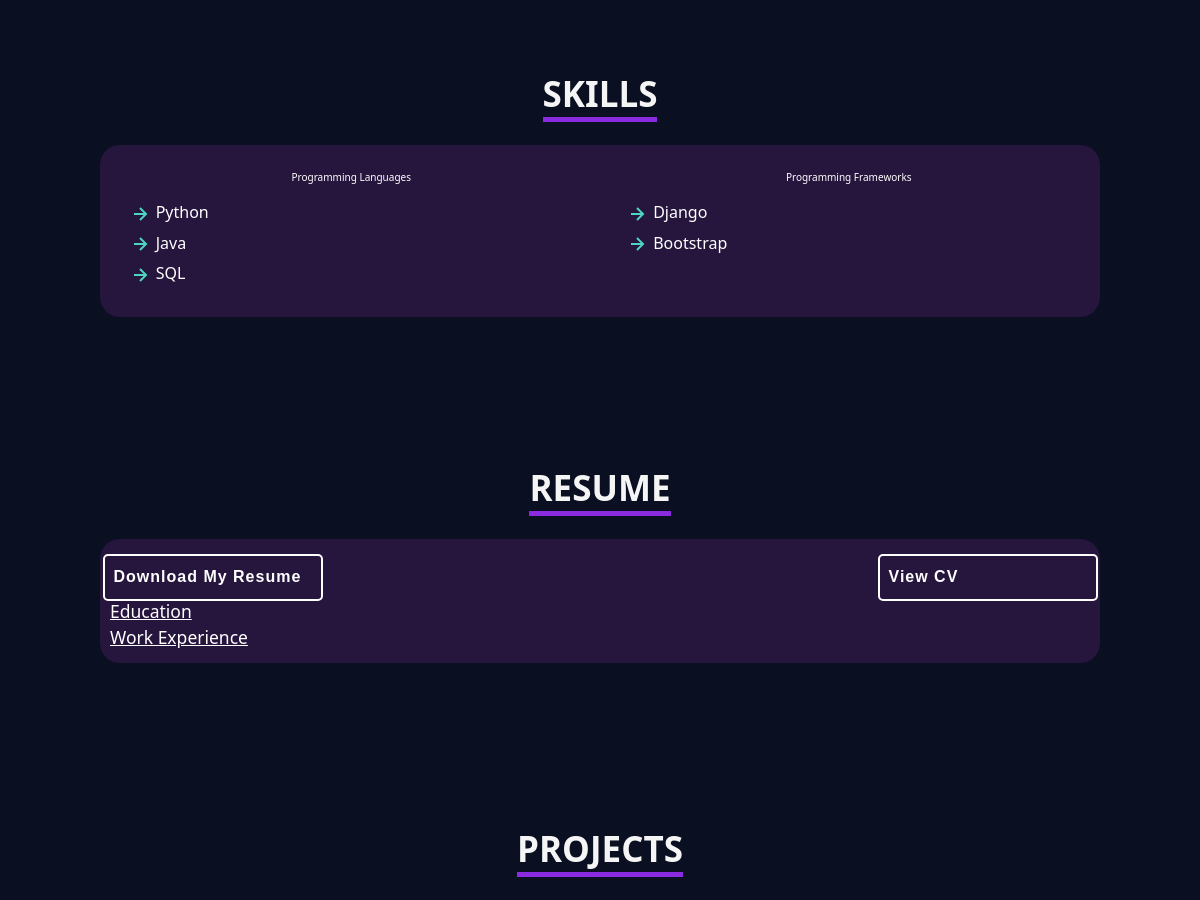
The app's page / (middle part), older data.
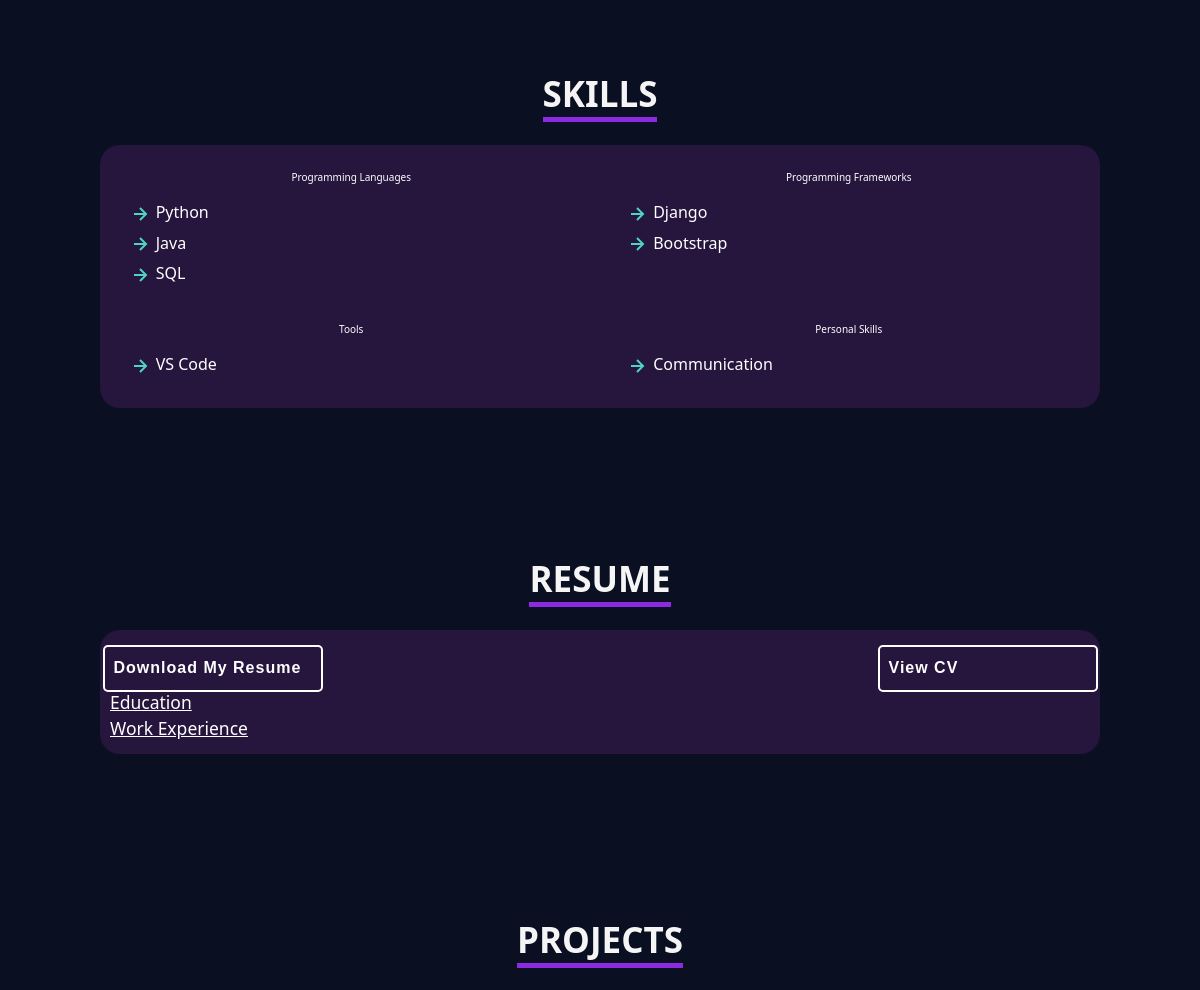
The same page, newer data.
### core/models.py (models this page shows, shortened)
class SkillCategory(models.Model):
    name = models.CharField(max_length=255, null=True)
    class Meta:
        verbose_name_plural = "Skill Section: Skill Categories"

class Skill(models.Model):
    name = models.CharField(max_length=255)
    skillcategory = models.ForeignKey(SkillCategory, related_name='skills', null=True, on_delete=models.CASCADE)
    class Meta:
        verbose_name_plural = "Skill Section: Skills"

### core/views.py (the view)
# urls.py: path('', index, name='index'),
def index(request):
    name = Home.objects.get()
    official_image = Home.objects.get()
    unofficial_image = About.objects.get()
    skills = Skill.objects.all()
    skillcategories = SkillCategory.objects.all()
    major_name = Education.objects.all()
    school_name = Education.objects.all()
    school_location = Education.objects.all()
    time_period = Education.objects.all()
    return render(request, 'core/index.html', {
        'name': name,
        'official_image': official_image,
        'unofficial_image': unofficial_image,
        'skills': skills,
        'skillcategories': skillcategories,
        'major_name': major_name,
        'school_name': school_name,
        'school_location': school_location,
        'time_period': time_period,
    })

### core/models.py (called while the page is built)
    def __str__(self):
        return self.name

### core/templates/core/index.html (shortened to what this page needs)
{% extends 'core/base.html' %}
{% block content %}
<br>
<br>
<br>
<br>
<br>
<br>
<br>
<br>
<br>
<br>
<section id="Skills">
  <h2><span class="text-underline">SKILLS</span></h2>
  <div class="skills-container mt-5">
    <div class="row custom-row">
      {% for skillcategory in skillcategories %}
        <div class="col-md-6 col-12 custom-col">
          <p class="custom-category">{{ skillcategory.name }}</p>
          {% if skillcategory.skills.exists %}
            {% for skill in skillcategory.skills.all %}
              <p class="skills">
                <svg xmlns="http://www.w3.org/2000/svg" width="24" height="24" viewBox="0 0 24 24">
                  <path fill="#4ed4c2" d="m11.293 17.293l1.414 1.414L19.414 12l-6.707-6.707l-1.414 1.414L15.586 11H6v2h9.586z"/>
                </svg>
                {{ skill.name }}
              </p>
            {% endfor %}
          {% else %}
            <p>*********</p>
          {% endif %}
        </div>
      {% endfor %}
    </div>
  </div>
</section>
<br>
<br>
<br>
<br>
<br>
<section id="Resume">
<br>
<br>
<br>
<br>
<br>
<h2><span class="text-underline">RESUME</span></h2>
<div class="about-container mt-5">
  <div class="row justify-content-between align-items-center">
    <a href="#" download="#" class="btn-cv-download" target="_blank">Download My Resume</a>
    <a href="#" download="#" class="btn-cv-download" target="_blank">View CV</a>
    <h3><u>Education</u></h3>
    <h3><u>Work Experience</u></h3>
  </div>
</div>
<br></section>
<br>
<br>
<br>
<br>
<br>
<section id="Projects">
<br>
<br>
<br>
<br>
<br>
<h2><span class="text-underline">PROJECTS</span></h2>
<br></section>
<br>
<br>
<br>
<br>
<br>
<br>
<br>
<br>
<br>
<br>
{% endblock %}

### core/templates/core/base.html (shortened to what this page needs)
<!doctype html>
<html lang="en">
  <head>
    <link href="https://cdn.jsdelivr.net/npm/bootstrap@5.3.0/dist/css/bootstrap.min.css" rel="stylesheet">
    {% load static %}
    <link rel="stylesheet" type="text/css" href="{% static 'css/style.css' %}">
  </head>
  <body class="outerbody">
  {% block content %}
  {% endblock %}
    </body>
</html>

### static/css/style.css (style rules this page uses)
.btn-cv-download { letter-spacing: 1px; color: #fff; border: 2px solid #fff; border-radius: 5px; margin-top: 5px; padding: 10px 28px; font-family: Poppins,sans-serif; font-size: 16px; font-weight: bold; transition: all .5s; display: inline-block; padding: 9px; height: 47px; width: 220px }
.about-container { max-width: 1000px; margin: 0 auto; padding: 10px; border-radius: 20px; background-color: #26153d; box-sizing: border-box; }
.skills-container { max-width: 1000px; margin: 0 auto; padding: 10px; border-radius: 20px; background-color: #26153d; box-sizing: border-box; }
.skills { font-size: 16px; margin-bottom: 0.6rem; padding-left: 3%; text-align: justify; padding-left: 10px; padding-right: -10px; }
body { background-color: rgb(10, 16, 34) !important; color: white; }
a { text-decoration: none; }
#Home, #About, #Skills, #Resume, #Projects, #Contact, #Blogs { height: auto; }
html { scroll-behavior: smooth; }
html, .outerbody { margin: 0; padding: 0; box-sizing: border-box; font-size: 50.5%; font-size: 10px; }

### core/templates/core/index.html (style rules this page uses)
.custom-row { justify-content: center; }
.custom-col { padding: 1.5rem; text-align: center; }
.custom-category { margin-bottom: 1.5rem; margin-top: 0; }
.skills { margin: 0.5rem 0; }

Row changes from the older to the newer data that the page shows:
added SkillCategory: name "Tools"
added Skill: name "VS Code", shown under "Tools"
added SkillCategory: name "Personal Skills"
added Skill: name "Communication", shown under "Personal Skills"
